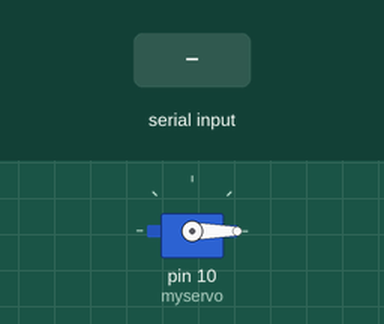
Simulated run of this sketch. Board: Arduino Uno, built with avr-gcc and run on an emulated ATmega328P. Shown: servo. The inputs (shaded band) are chosen by the test bench.

Above: at 1.2 s.
1.3 s: "1" received over the second serial link
At 2.3 s:
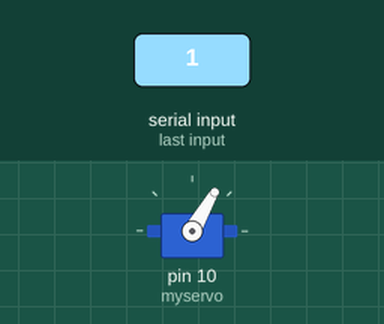
2.8 s: "2" received over the second serial link
At 3.4 s:
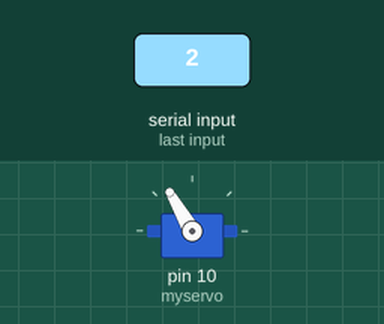
4.3 s: "3" received over the second serial link
At 5.5 s:
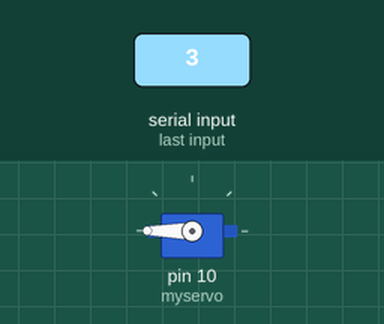
5.8 s: "0" received over the second serial link
At 6.9 s:
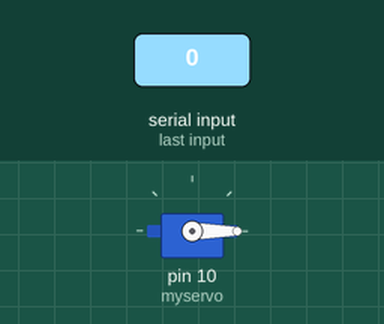
Timing chart, 0 to 8.3 s (numbered marks = the images above; inputs shaded):
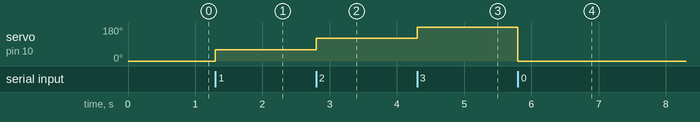

The sketch:

blutooth_servo.ino
```cpp
#include <Servo.h>
#include <SoftwareSerial.h>

SoftwareSerial bluetooth(7, 8);
Servo myservo;

void setup(){
  myservo.attach(10);
  bluetooth.begin(9600);
  myservo.write(0);
}

void loop(){
  if (bluetooth.available()) {

     int a = bluetooth.read();
      if (a=='0') {myservo.write(0);
      delay(100);}
      if (a=='1') {myservo.write(60);
      delay(100);}
      if (a=='2') {myservo.write(120);
      delay(100);}
      if (a=='3') {myservo.write(180);
      delay(100);}
  }
}
```

Measured:
- after the input at 1.3 s, servo on pin 10 (myservo): 0° → 60° at once
- after the input at 2.8 s, servo on pin 10 (myservo): 60° → 120° at once
- after the input at 4.3 s, servo on pin 10 (myservo): 120° → 180° at once
- after the input at 5.8 s, servo on pin 10 (myservo): 180° → 0° at once
